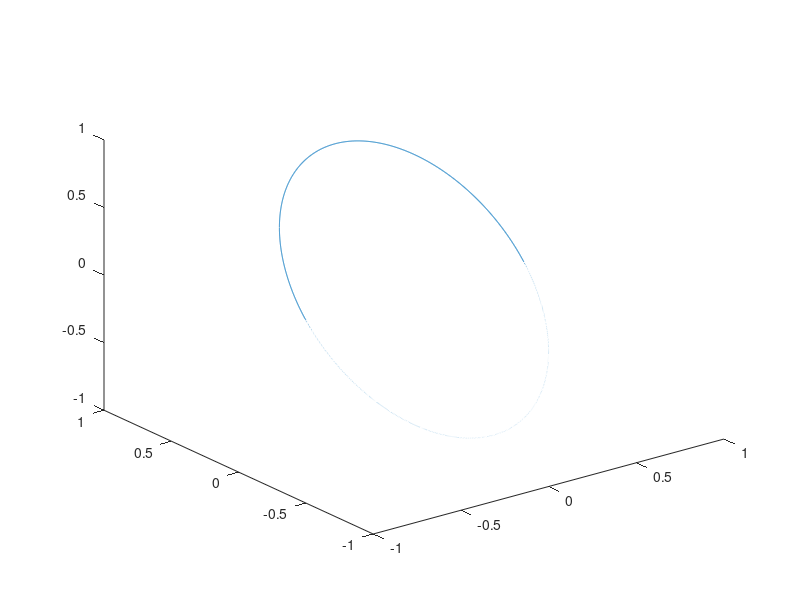

The MATLAB script that drew this image: (Note: this script raises an error after producing the figure.)
iter = 5000; 
s = linspace(0,2*pi,iter);
s(end) = [];
ys = @(s) cos(s); 
zs = @(s) sin(s);
C = [zeros(1,length(s));ys(s);zs(s)];

plot3(C(1,:),C(2,:),C(3,:))
hold on

evol_num = 3;
for i=1:evol_num
    C = C + kappaB(C); 
    plot3(C(1,:),C(2,:),C(3,:))
end

